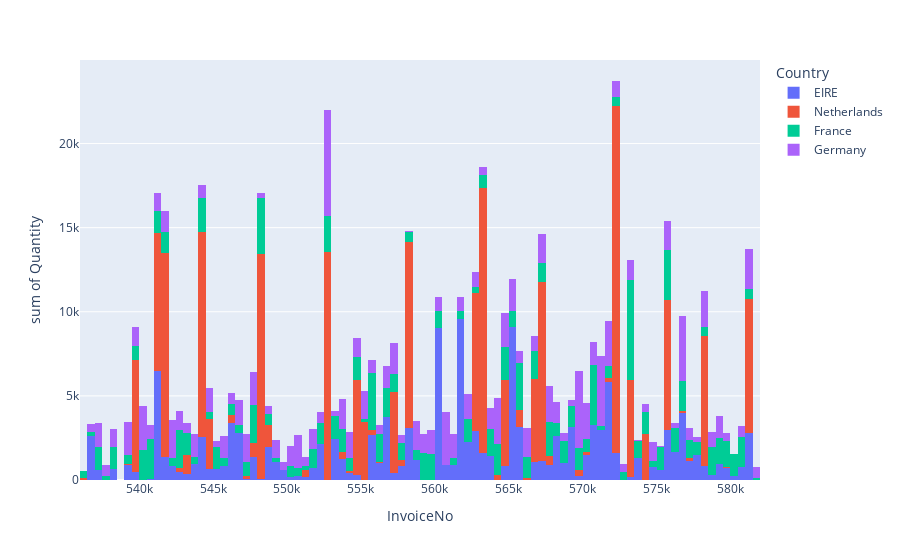

This figure's notebook cell:
### Code cell
# Plotpy express
fig = px.histogram(data4, x=data4.InvoiceNo, y= data4.Quantity, color=data4.Country)

fig.show()

### Figure 1 — Plotly figure (JSON) as saved in the notebook; plotly's stock layout.template omitted (floating-point values rounded to 4 significant figures; data arrays with more than 128 entries replaced by an {"elided": "..."} marker saying what was removed)
{"data": [{"alignmentgroup": "True", "bingroup": "x", "histfunc": "sum", "hovertemplate": "Country=EIRE<br>InvoiceNo=%{x}<br>sum of Quantity=%{y}<extra></extra>", "legendgroup": "EIRE", "marker": {"color": "#636efa"}, "name": "EIRE", "offsetgroup": "EIRE", "orientation": "v", "showlegend": true, "type": "histogram", "x": {"elided": "7136 int values"}, "xaxis": "x", "y": {"elided": "7136 int values"}, "yaxis": "y"}, {"alignmentgroup": "True", "bingroup": "x", "histfunc": "sum", "hovertemplate": "Country=Netherlands<br>InvoiceNo=%{x}<br>sum of Quantity=%{y}<extra></extra>", "legendgroup": "Netherlands", "marker": {"color": "#EF553B"}, "name": "Netherlands", "offsetgroup": "Netherlands", "orientation": "v", "showlegend": true, "type": "histogram", "x": {"elided": "2322 int values"}, "xaxis": "x", "y": {"elided": "2322 int values"}, "yaxis": "y"}, {"alignmentgroup": "True", "bingroup": "x", "histfunc": "sum", "hovertemplate": "Country=France<br>InvoiceNo=%{x}<br>sum of Quantity=%{y}<extra></extra>", "legendgroup": "France", "marker": {"color": "#00cc96"}, "name": "France", "offsetgroup": "France", "orientation": "v", "showlegend": true, "type": "histogram", "x": {"elided": "8034 int values"}, "xaxis": "x", "y": {"elided": "8034 int values"}, "yaxis": "y"}, {"alignmentgroup": "True", "bingroup": "x", "histfunc": "sum", "hovertemplate": "Country=Germany<br>InvoiceNo=%{x}<br>sum of Quantity=%{y}<extra></extra>", "legendgroup": "Germany", "marker": {"color": "#ab63fa"}, "name": "Germany", "offsetgroup": "Germany", "orientation": "v", "showlegend": true, "type": "histogram", "x": {"elided": "8658 int values"}, "xaxis": "x", "y": {"elided": "8658 int values"}, "yaxis": "y"}], "layout": {"barmode": "relative", "legend": {"title": {"text": "Country"}, "tracegroupgap": 0}, "margin": {"t": 60}, "xaxis": {"anchor": "y", "domain": [0, 1], "title": {"text": "InvoiceNo"}}, "yaxis": {"anchor": "x", "domain": [0, 1], "title": {"text": "sum of Quantity"}}}}
